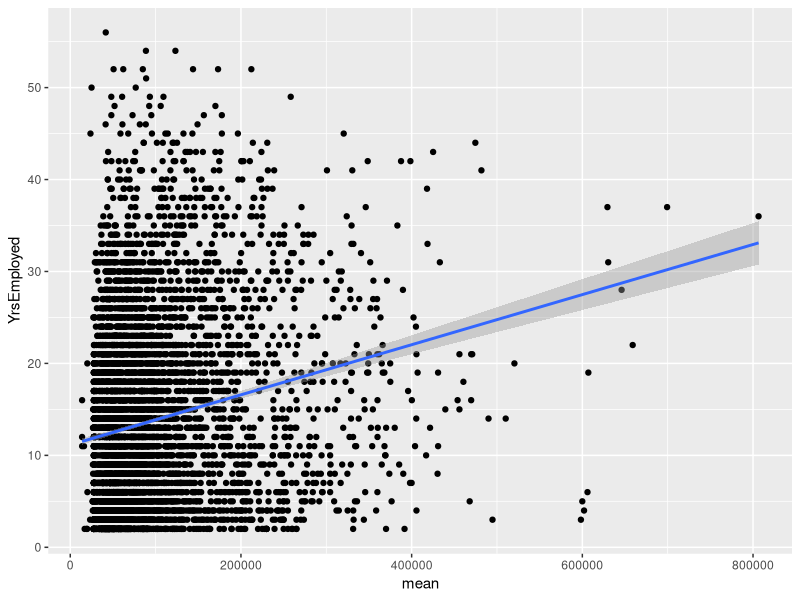
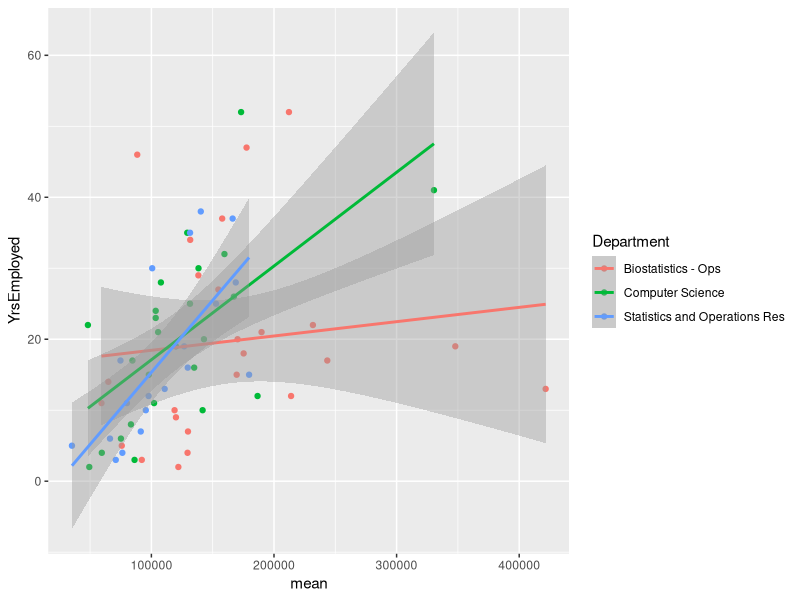

These figures' R source, in order:
## ---- chunk 1
options(scipen=999)
knitr::opts_chunk$set(echo = TRUE)
library(tidyverse)
## ---- chunk 2
salary=read_csv("UNC_System_Salaries Search and Report.csv")
## ---- chunk 3
names(salary)
## ---- chunk 4
str(salary,give.attr=F)
## ---- chunk 5
salary$hiredate=as.Date(salary$hiredate, format="%m/%d/%Y")
salary$hiredate=as.numeric(gsub("-","",salary$hiredate))
salary=as.tibble(salary)
## ---- chunk 6
head(salary,5)
## ---- chunk 7
#
salary2 <- select(salary, Name,dept,position,hiredate,exempt,totalsal)
head(salary2)
## ---- chunk 8
#
salary3<-rename(salary2, Department= dept,Job=position,  Exempt= exempt, Salary=totalsal)
head(salary3)
## ---- chunk 9
#
salary4<-mutate(salary3,HireYear=hiredate%/%10000)
str(salary4, give.attr = F)
head(salary4)
## ---- chunk 10
#
salary5<-mutate(salary4, YrsEmployed = 2019-HireYear)
str(salary5, give.attr = F)
head(salary5)
## ---- chunk 11
#
salary.final <- salary5 %>% select(-c(hiredate, HireYear)) %>% select(YrsEmployed, Salary, Department, Job, Exempt)
head(salary.final,10)
## ---- chunk 12
#
ling_avg <- filter(salary.final, Department == "Linguistics")
mean(ling_avg$Salary)
## ---- chunk 13
# 
family<-filter(salary.final, Department == "Family Medicine", Exempt == "Exempt from Personnel Act" , YrsEmployed<=6)
nrow(family)
## ---- chunk 14
#

public_policy <- filter(salary.final, Department == "Public Policy", Job %in% c("Professor","Associate Professor", "Assistant Professor"))
median(public_policy$Salary)
## ---- chunk 15
#

deptyear_summary<- salary.final %>% group_by(Department,YrsEmployed) %>%
  summarize(n=n(),
          mean=mean(Salary,na.rm=TRUE),
          sd=sd(Salary,na.rm=TRUE),
          prop70= mean(Salary >=70000, na.rm=TRUE)
  ) %>% ungroup()
head(deptyear_summary,10)


## ---- chunk 16
#
deptyear_summ <- deptyear_summary %>% filter(YrsEmployed == 3)%>% arrange(mean)

head(deptyear_summ,3)
## ---- chunk 17
#
ggplot(data = deptyear_summary, mapping = aes(x = mean, y = YrsEmployed)) + 
  geom_point() + 
  geom_smooth(method = lm)

## ---- chunk 18
#
department_three <- filter(deptyear_summary, Department %in% c("Computer Science","Statistics and Operations Res","Biostatistics - Ops"))

ggplot(data = department_three, mapping = aes(x = mean, y =YrsEmployed, color = Department)) +geom_point() + 
  geom_smooth(method = lm)

